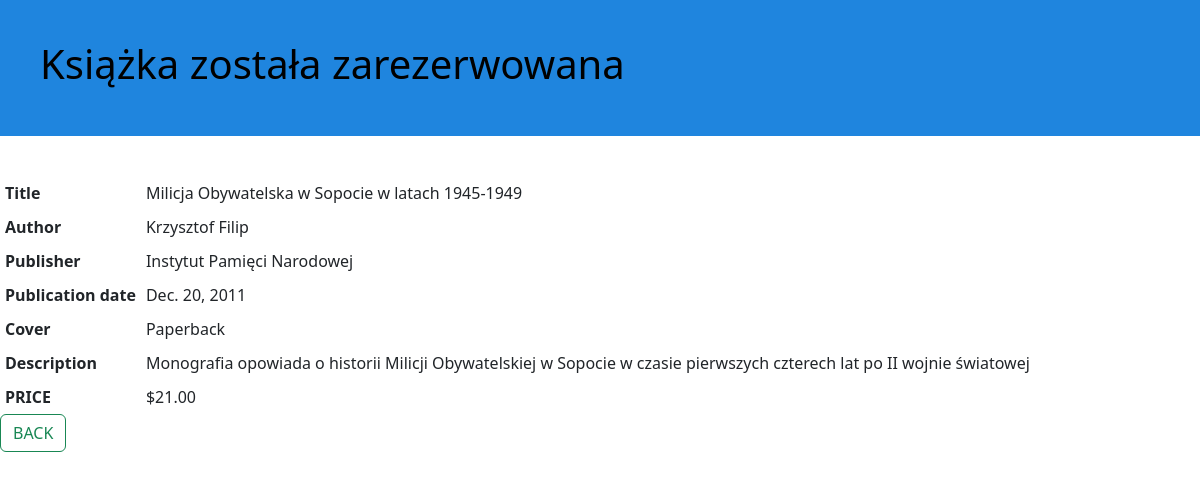
The page /1 on the database its author committed.
### book/models.py (models this page shows, shortened)
class Book(models.Model):
    main = models.ForeignKey(BookMain, on_delete=models.CASCADE)
    detail = models.OneToOneField(BookDetail, on_delete=models.PROTECT)

class BookMain(models.Model):
    title = models.TextField(max_length=400)
    author = models.CharField(max_length=200)

class BookDetail(models.Model):
    BOOK_COVER=[
        ("PAP", "Paperback"),
        ("HAR", "Hardcover"),
    ]
    publisher = models.TextField(max_length=300)
    publication_date = models.DateField()
    description = models.TextField()
    cover = models.CharField(max_length=3, choices=BOOK_COVER)
    price = models.DecimalField(max_digits=9, decimal_places=2, validators=[MinValueValidator(0.0)])

### website/views.py (the view)
# urls.py: path("<int:pk>", book_view, name="book"),
def book_view(request, pk):
    template="book.html"
    context = {}
    if request.method == "GET":
        book = Book.objects.get(id=pk)
        context["book"] = book
        return render(request, template, context)
    return redirect("main")

### website/templates/book.html (shortened to what this page needs)
{% extends "base.html" %}
{% load static %}
{% block content %}
<html lang="en">
    <head>
        <link href="https://cdn.jsdelivr.net/npm/bootstrap@5.3.0-alpha3/dist/css/bootstrap.min.css" rel="stylesheet">
        <link rel="stylesheet" href="{% static 'css/book.css' %}">
    </head>
<body>
    <div class="website-header">
        <h1>Książka została zarezerwowana</h1>
    </div>
</body>
</html>
<table>
    <tr>
        <th>Title</th>
        <td>{{ book.main.title }}</td>
    </tr>
    <tr>
        <th>Author</th>
        <td>{{ book.main.author }}</td>
    </tr>
    <tr>
        <th>Publisher</th>
        <td>{{ book.detail.publisher }}</td>
    </tr>
    <tr>
        <th>Publication date</th>
        <td>{{ book.detail.publication_date }}</td>
    </tr>
    <tr>
        <th>Cover</th>
        <td>{{ book.detail.get_cover_display }}</td>
    </tr>
    <tr>
        <th>Description</th>
        <td>{{ book.detail.description }}</td>
    </tr>
    <tr>
        <th>PRICE</th>
        <td>${{ book.detail.price }}</td>
    </tr>
</table>
<table>
    <tr>
        <a class="btn btn-outline-success" href="{% url 'main' %}"> BACK </a>
    </tr>
</table>
{% endblock content %}

### website/static/css/book.css (style rules this page uses)
.website-header { background-color: #1F85DE; color: black; margin-bottom: 40px; padding: 40px 40px 40px 40px; }

### website/templates/base.html (style rules this page uses)
td, th { text-align:left; padding: 5px; }

### rows shown on the page
Book: main "Milicja Obywatelska w Sopocie w latach 1945-1949", main.author "Krzysztof Filip", detail.publisher "Instytut Pamięci Narodowej", detail.publication_date "Dec. 20, 2011", detail.cover "Paperback", detail.description "Monografia opowiada o historii Milicji Obywatelskiej w Sopocie w czasie pierwszych czterech lat po II wojnie światowej", detail.price "21.00"
